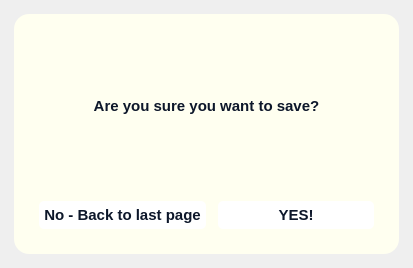
      <widget class="QWidget" name="final_page">
       <layout class="QHBoxLayout" name="horizontalLayout_15">
        <item>
         <widget class="QGroupBox" name="groupBox_21">
          <property name="sizePolicy">
           <sizepolicy hsizetype="Fixed" vsizetype="Fixed">
            <horstretch>0</horstretch>
            <verstretch>0</verstretch>
           </sizepolicy>
          </property>
          <property name="minimumSize">
           <size>
            <width>391</width>
            <height>221</height>
           </size>
          </property>
          <property name="styleSheet">
           <string notr="true">font-size: 15px;
background-color: #FFFFF0;
color:#0d172a;
border: 0px solid black;
border-radius: 15px;
 padding: 5px;
 margin: 3px;
font-size: 15px;
  	font-weight: 600;
  	line-height: 1;
         </string>
          </property>
          <property name="title">
           <string/>
          </property>
          <layout class="QVBoxLayout" name="verticalLayout_24">
           <item>
            <widget class="QLabel" name="label_15">
             <property name="sizePolicy">
              <sizepolicy hsizetype="Preferred" vsizetype="Fixed">
               <horstretch>0</horstretch>
               <verstretch>0</verstretch>
              </sizepolicy>
             </property>
             <property name="minimumSize">
              <size>
               <width>0</width>
               <height>156</height>
              </size>
             </property>
             <property name="styleSheet">
              <string notr="true"/>
             </property>
             <property name="text">
              <string>Are you sure you want to save?</string>
             </property>
             <property name="alignment">
              <set>Qt::AlignCenter</set>
             </property>
            </widget>
           </item>
           <item>
            <widget class="QGroupBox" name="groupBox_22">
             <property name="sizePolicy">
              <sizepolicy hsizetype="Preferred" vsizetype="Minimum">
               <horstretch>0</horstretch>
               <verstretch>0</verstretch>
              </sizepolicy>
             </property>
             <property name="minimumSize">
              <size>
               <width>0</width>
               <height>50</height>
              </size>
             </property>
             <property name="styleSheet">
              <string notr="true">QPushButton {
  background-color: #fff;
  border: 0 solid #e2e8f0;
  border-radius: 5px;
  color: #0d172a;
  font-family: &quot;Basier circle&quot;,-apple-system,system-ui,&quot;Segoe UI&quot;,Roboto,&quot;Helvetica Neue&quot;,Arial,&quot;Noto Sans&quot;,sans-serif,&quot;Apple Color Emoji&quot;,&quot;Segoe UI Emoji&quot;,&quot;Segoe UI Symbol&quot;,&quot;Noto Color Emoji&quot;;
  font-size: 15px;
  font-weight: 600;
  line-height: 1;
  padding: 5px 5px;
  text-align: center;
  text-decoration:none #0d172a solid;
}

QPushButton:hover {
  background-color: #221D23;
  color: #fff;
}
</string>
             </property>
             <property name="title">
              <string/>
             </property>
             <layout class="QHBoxLayout" name="horizontalLayout_16">
              <property name="leftMargin">
               <number>0</number>
              </property>
              <property name="topMargin">
               <number>0</number>
              </property>
              <property name="rightMargin">
               <number>0</number>
              </property>
              <property name="bottomMargin">
               <number>0</number>
              </property>
              <item>
               <widget class="QPushButton" name="previous_page_button">
                <property name="text">
                 <string>No - Back to last page</string>
                </property>
               </widget>
              </item>
              <item>
               <widget class="QPushButton" name="pushButton_3">
                <property name="text">
                 <string>YES!</string>
                </property>
               </widget>
              </item>
             </layout>
            </widget>
           </item>
          </layout>
         </widget>
        </item>
       </layout>
      </widget>
